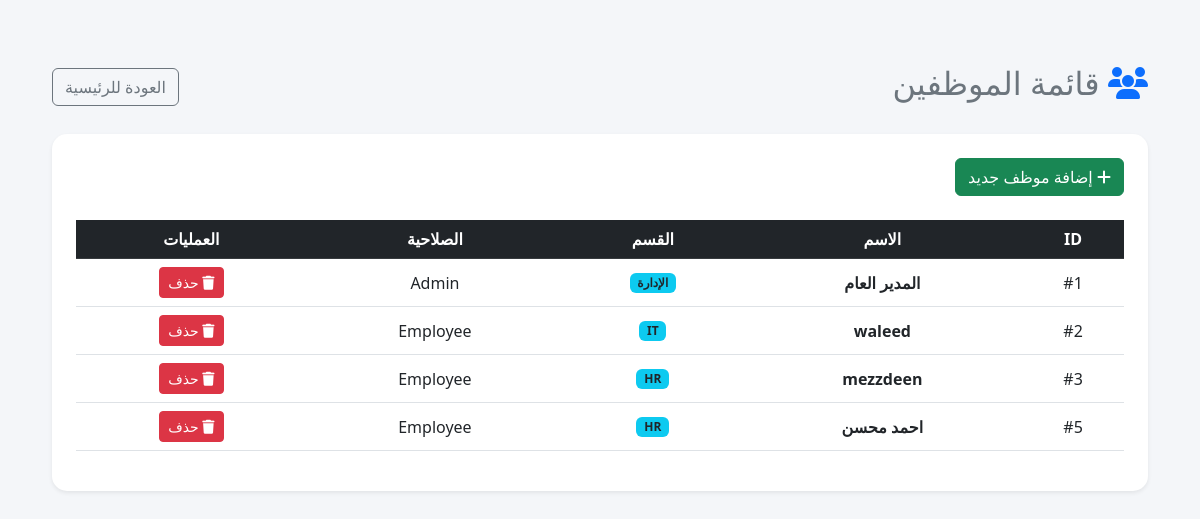
The page /employees (signed in) on the database as committed earlier.
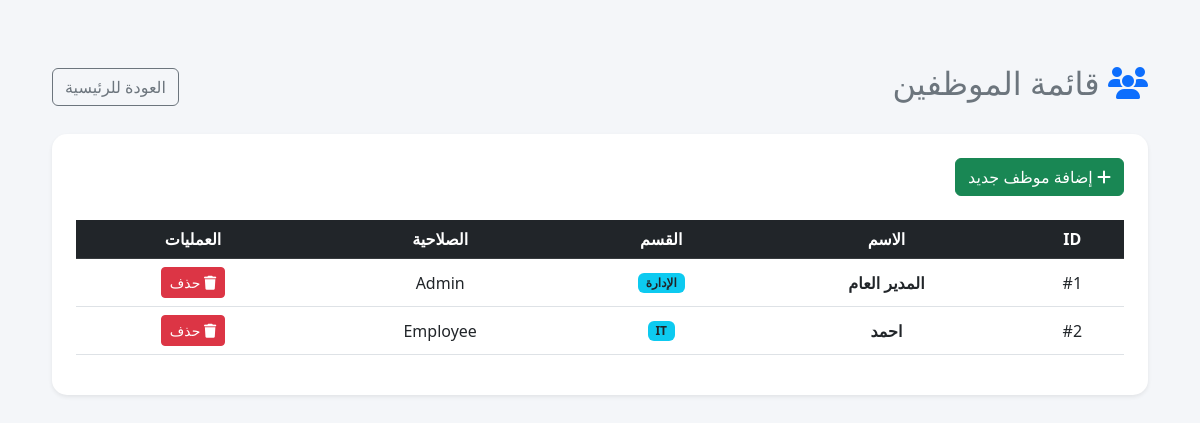
The same page on the database as committed later.
### models.py (models this page shows, shortened)
class TemplateAccessMixin:
    def __getitem__(self, key):
        value = getattr(self, key)
        if hasattr(value, "isoformat"):
            return value.isoformat()
        return value

class Employee(TemplateAccessMixin, db.Model):
    __tablename__ = "employees"
    id = db.Column(db.Integer, primary_key=True)
    name = db.Column(db.String(150), nullable=False)
    username = db.Column(db.String(80), unique=True, nullable=False, index=True)
    password = db.Column(db.String(255), nullable=False)
    dept = db.Column(db.String(100))
    role = db.Column(db.String(20), nullable=False, default="Employee")
    photo = db.Column(db.String(255))
    face_encoding = db.Column(db.Text)
    hourly_rate = db.Column(db.Float, nullable=False, default=0.0)
    created_at = db.Column(db.DateTime, nullable=False, default=datetime.utcnow)
    attendance_records = db.relationship(
        "Attendance",
        back_populates="employee",
        cascade="all, delete-orphan",
    )
    leave_requests = db.relationship(
        "LeaveRequest",
        back_populates="employee",
        cascade="all, delete-orphan",
    )
    payroll_history = db.relationship(
        "PayrollHistory",
        back_populates="employee",
        cascade="all, delete-orphan",
    )

### routes_admin.py (the view)
    @app.route('/employees')
    def employees():
        if session.get('role') != 'Admin': return redirect(url_for('login'))
        all_emp = Employee.query.order_by(Employee.id).all()
        return render_template('employees.html', employees=all_emp)

### templates/employees.html (shortened to what this page needs)
﻿<!DOCTYPE html>
<html lang="ar" dir="rtl">
<head>
    <link rel="stylesheet" href="https://cdn.jsdelivr.net/npm/bootstrap@5.3.0/dist/css/bootstrap.rtl.min.css">
    <link rel="stylesheet" href="https://cdnjs.cloudflare.com/ajax/libs/font-awesome/6.4.0/css/all.min.css">
</head>
<body>
    <div class="container">
        <div class="d-flex justify-content-between align-items-center mb-4">
            <h2 class="text-secondary"><i class="fa-solid fa-users text-primary"></i> قائمة الموظفين</h2>
            <a href="/dashboard" class="btn btn-outline-secondary">العودة للرئيسية</a>
        </div>
        <div class="card shadow-sm">
            <div class="card-body p-4">
                <div class="mb-4">
                    <a href="/add_employee" class="btn btn-success">
                        <i class="fa fa-plus"></i> إضافة موظف جديد
                    </a>
                </div>
                <table class="table table-hover text-center align-middle">
                    <thead class="table-dark">
                        <tr>
                            <th>ID</th>
                            <th>الاسم</th>
                            <th>القسم</th>
                            <th>الصلاحية</th>
                            <th>العمليات</th>
                        </tr>
                    </thead>
                    <tbody>
                        {% for emp in employees %}
                        <tr>
                            <td>#{{ emp.id }}</td>
                            <td class="fw-bold">{{ emp.name }}</td>
                            <td><span class="badge bg-info text-dark">{{ emp.dept }}</span></td>
                            <td>{{ emp.role }}</td>
                            <td>
                                <a href="/delete/{{ emp.id }}" class="btn btn-danger btn-sm"
                                   onclick="return confirm('هل أنت متأكد من حذف الموظف: {{ emp.name }}؟')">
                                    <i class="fa fa-trash"></i> حذف
                                </a>
                            </td>
                        </tr>
                        {% endfor %}
                    </tbody>
                </table>
            </div>
        </div>
    </div>
</body>
</html>

### templates/employees.html (style rules this page uses)
body { background-color: #f4f6f9; font-family: 'Segoe UI', sans-serif; padding: 40px; }
.card { border-radius: 15px; border: none; }

Rows that differ between the two databases and show on the page:
removed Employee: id "3", name "mezzdeen", dept "HR", role "Employee"
removed Employee: id "5", name "احمد محسن", dept "HR", role "Employee"
changed Employee "Employee": name "waleed" → "احمد"
